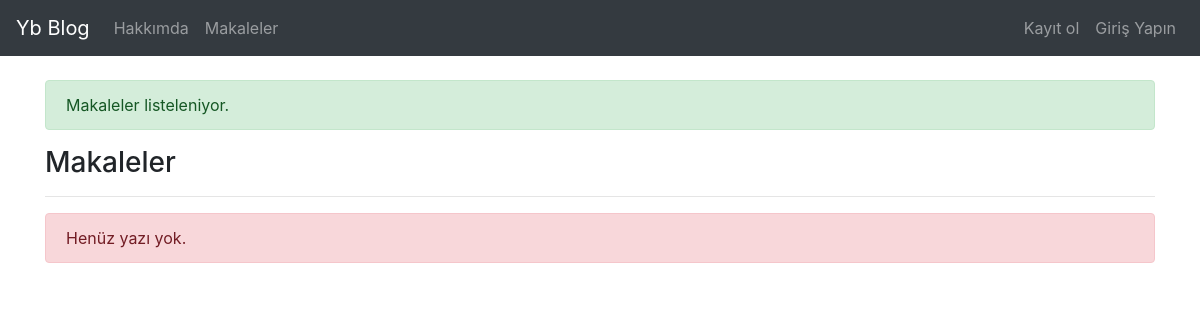
Page /articles on the earlier database version.
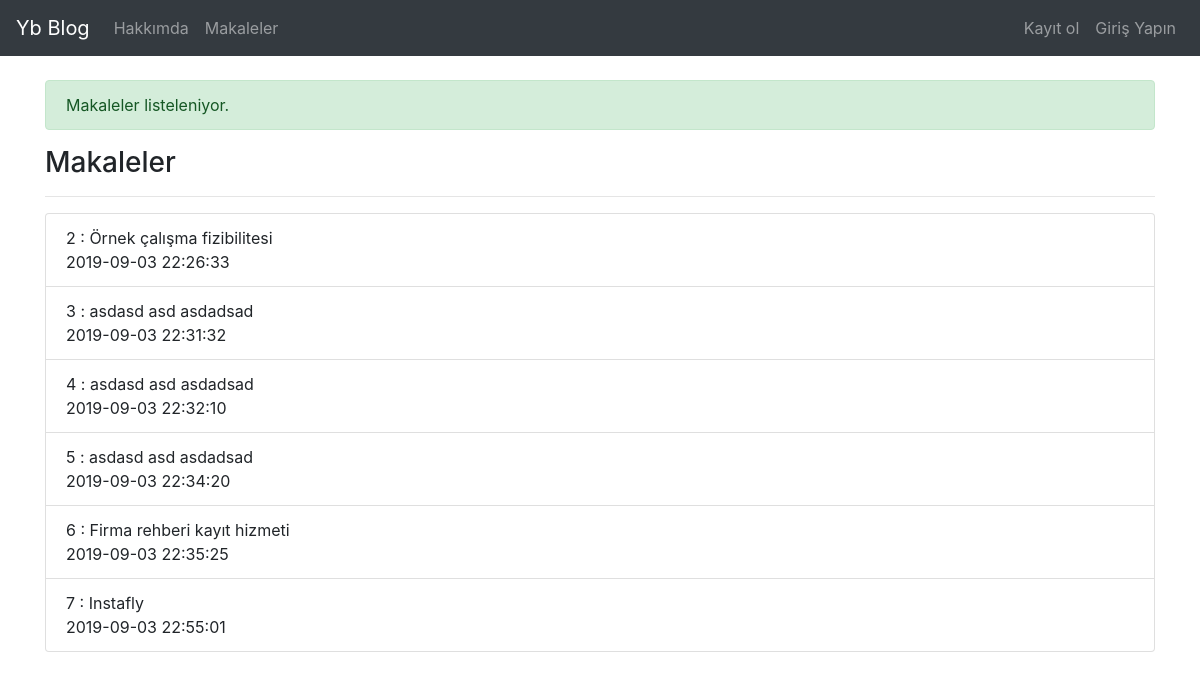
Same page on the later database version.
### tables this page shows
CREATE TABLE "articles" (
	"id"	INTEGER PRIMARY KEY AUTOINCREMENT,
	"title"	TEXT,
	"author"	TEXT,
	"content"	TEXT,
	"created_date" datetime DEFAULT CURRENT_TIMESTAMP
);

### blog.py (the view)
@app.route("/articles")
def articles():
    with sql.connect("./blog.db") as con:
        cur = con.cursor()
        cur.execute("select * from articles")
        rows = cur.fetchall()
        if rows != None:
            flash("Makaleler listeleniyor.", "success")
            return render_template("articles.html", rows = rows)
        else:
            flash("Listelemede hata oluştu.", "warning")
            return render_template("articles.html")

### templates/articles.html
{% extends "layout.html" %}
{% block doldur %}
<h3>Makaleler</h3><hr>
{% if rows %}
    <ul class="list-group">
    {% for i in rows %}
        <li class="list-group-item">{{i[0]}} : {{i[1]}}<br>{{i[4]}}</li>
    {% endfor %}
    </ul>
{% else %}
<div class="alert alert-danger">Henüz yazı yok.</div>
{% endif %}
{% endblock doldur %}

Differences in the rows shown:
added articles: id "2", title "Örnek çalışma fizibilitesi", created_date "2019-09-03 22:26:33"
added articles: id "3", title "asdasd asd asdadsad", created_date "2019-09-03 22:31:32"
added articles: id "4", title "asdasd asd asdadsad", created_date "2019-09-03 22:32:10"
added articles: id "5", title "asdasd asd asdadsad", created_date "2019-09-03 22:34:20"
added articles: id "6", title "Firma rehberi kayıt hizmeti", created_date "2019-09-03 22:35:25"
added articles: id "7", title "Instafly", created_date "2019-09-03 22:55:01"
Other differences:
text no longer shown: "Henüz yazı yok."
